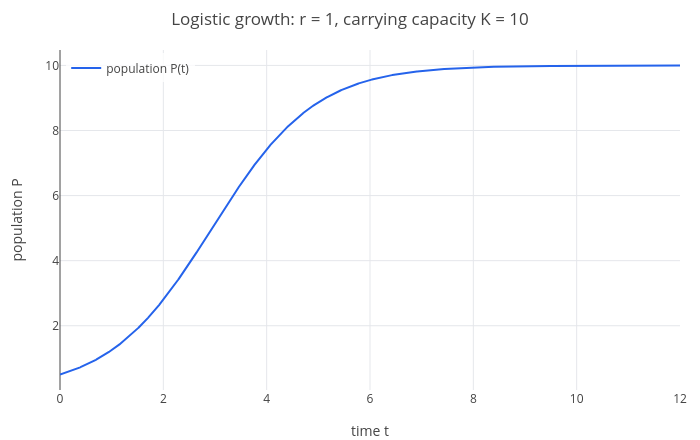

This figure's notebook cell:
### Markdown cell above
At $t = 12$ the population is very close to $K = 10$. The plot of the whole history:

### Code cell
p = odeplot([r*P*(1 - P/K)], [P], t, [0.5], 0, 12, [t P]);
labels(title(legend(p, "population P(t)"), "Logistic growth: r = 1, carrying capacity K = 10"), "time t", "population P")

### Figure 1 — Plotly figure (JSON) as saved in the notebook; plotly's stock layout.template omitted (floating-point values rounded to 4 significant figures; data arrays with more than 128 entries replaced by an {"elided": "..."} marker saying what was removed)
{"data": [{"line": {"color": "#2563eb", "width": 2}, "mode": "lines", "name": "population P(t)", "type": "scatter", "x": {"elided": "2749 float values"}, "y": {"elided": "2749 float values"}}], "layout": {"height": 440, "legend": {"bgcolor": "rgba(255,255,255,0.8)", "x": 0.01, "xanchor": "left", "y": 0.99, "yanchor": "top"}, "margin": {"b": 50, "l": 60, "r": 20, "t": 50}, "showlegend": true, "title": {"text": "Logistic growth: r = 1, carrying capacity K = 10"}, "width": 700, "xaxis": {"range": [0, 12], "title": {"text": "time t"}, "zeroline": true}, "yaxis": {"range": [0.02506, 10.47], "title": {"text": "population P"}, "zeroline": true}}}
